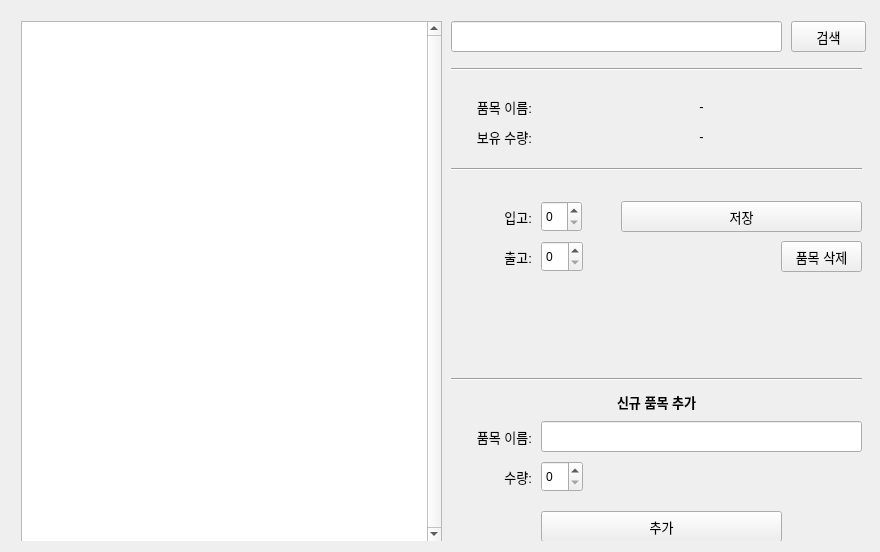
<?xml version="1.0" encoding="UTF-8"?>
<ui version="4.0">
 <class>Dialog</class>
 <widget class="QDialog" name="Dialog">
  <property name="geometry">
   <rect>
    <x>0</x>
    <y>0</y>
    <width>880</width>
    <height>552</height>
   </rect>
  </property>
  <property name="windowTitle">
   <string>Dialog</string>
  </property>
  <layout class="QGridLayout" name="gridLayout">
   <item row="0" column="0">
    <widget class="QStackedWidget" name="stackedWidget">
     <property name="currentIndex">
      <number>1</number>
     </property>
     <widget class="QWidget" name="page">
      <widget class="QPushButton" name="openFileButton">
       <property name="geometry">
        <rect>
         <x>390</x>
         <y>430</y>
         <width>75</width>
         <height>31</height>
        </rect>
       </property>
       <property name="font">
        <font>
         <pointsize>10</pointsize>
        </font>
       </property>
       <property name="text">
        <string>파일 열기</string>
       </property>
      </widget>
      <widget class="QLabel" name="label">
       <property name="geometry">
        <rect>
         <x>180</x>
         <y>490</y>
         <width>501</width>
         <height>41</height>
        </rect>
       </property>
       <property name="text">
        <string>계발 중인 Prototype 입니다. 
 소스코드: https://github.com/parks13/InventoryManagement</string>
       </property>
       <property name="alignment">
        <set>Qt::AlignCenter</set>
       </property>
      </widget>
      <widget class="QLabel" name="label_2">
       <property name="geometry">
        <rect>
         <x>130</x>
         <y>130</y>
         <width>591</width>
         <height>211</height>
        </rect>
       </property>
       <property name="text">
        <string/>
       </property>
       <property name="pixmap">
        <pixmap>Logo TexWin S,A.png</pixmap>
       </property>
       <property name="scaledContents">
        <bool>true</bool>
       </property>
       <property name="wordWrap">
        <bool>false</bool>
       </property>
       <property name="openExternalLinks">
        <bool>false</bool>
       </property>
      </widget>
     </widget>
     <widget class="QWidget" name="page_2">
      <widget class="QTableView" name="tableView">
       <property name="geometry">
        <rect>
         <x>10</x>
         <y>10</y>
         <width>421</width>
         <height>521</height>
        </rect>
       </property>
       <property name="verticalScrollBarPolicy">
        <enum>Qt::ScrollBarAlwaysOn</enum>
       </property>
       <property name="horizontalScrollBarPolicy">
        <enum>Qt::ScrollBarAlwaysOff</enum>
       </property>
       <attribute name="horizontalHeaderVisible">
        <bool>false</bool>
       </attribute>
       <attribute name="verticalHeaderVisible">
        <bool>false</bool>
       </attribute>
      </widget>
      <widget class="QLineEdit" name="searchObj">
       <property name="geometry">
        <rect>
         <x>440</x>
         <y>10</y>
         <width>331</width>
         <height>31</height>
        </rect>
       </property>
      </widget>
      <widget class="QPushButton" name="searchButton">
       <property name="geometry">
        <rect>
         <x>780</x>
         <y>10</y>
         <width>75</width>
         <height>31</height>
        </rect>
       </property>
       <property name="font">
        <font>
         <pointsize>10</pointsize>
        </font>
       </property>
       <property name="text">
        <string>검색</string>
       </property>
      </widget>
      <widget class="QLabel" name="name">
       <property name="geometry">
        <rect>
         <x>440</x>
         <y>80</y>
         <width>81</width>
         <height>31</height>
        </rect>
       </property>
       <property name="font">
        <font>
         <pointsize>10</pointsize>
        </font>
       </property>
       <property name="text">
        <string>품목 이름:</string>
       </property>
       <property name="alignment">
        <set>Qt::AlignRight|Qt::AlignTrailing|Qt::AlignVCenter</set>
       </property>
      </widget>
      <widget class="Line" name="line">
       <property name="geometry">
        <rect>
         <x>440</x>
         <y>50</y>
         <width>411</width>
         <height>16</height>
        </rect>
       </property>
       <property name="orientation">
        <enum>Qt::Horizontal</enum>
       </property>
      </widget>
      <widget class="QLabel" name="quantity">
       <property name="geometry">
        <rect>
         <x>440</x>
         <y>110</y>
         <width>81</width>
         <height>31</height>
        </rect>
       </property>
       <property name="font">
        <font>
         <pointsize>10</pointsize>
        </font>
       </property>
       <property name="text">
        <string>보유 수량:</string>
       </property>
       <property name="alignment">
        <set>Qt::AlignRight|Qt::AlignTrailing|Qt::AlignVCenter</set>
       </property>
      </widget>
      <widget class="QLabel" name="itemName">
       <property name="geometry">
        <rect>
         <x>530</x>
         <y>80</y>
         <width>321</width>
         <height>31</height>
        </rect>
       </property>
       <property name="font">
        <font>
         <pointsize>10</pointsize>
        </font>
       </property>
       <property name="text">
        <string>-</string>
       </property>
       <property name="alignment">
        <set>Qt::AlignCenter</set>
       </property>
      </widget>
      <widget class="QLabel" name="itemQuantity">
       <property name="geometry">
        <rect>
         <x>530</x>
         <y>110</y>
         <width>321</width>
         <height>31</height>
        </rect>
       </property>
       <property name="font">
        <font>
         <pointsize>10</pointsize>
        </font>
       </property>
       <property name="text">
        <string>-</string>
       </property>
       <property name="alignment">
        <set>Qt::AlignCenter</set>
       </property>
      </widget>
      <widget class="QPushButton" name="deleteItemButton">
       <property name="geometry">
        <rect>
         <x>770</x>
         <y>230</y>
         <width>81</width>
         <height>31</height>
        </rect>
       </property>
       <property name="font">
        <font>
         <pointsize>10</pointsize>
         <italic>false</italic>
         <underline>false</underline>
         <strikeout>false</strikeout>
         <kerning>false</kerning>
        </font>
       </property>
       <property name="autoFillBackground">
        <bool>false</bool>
       </property>
       <property name="text">
        <string>품목 삭제</string>
       </property>
      </widget>
      <widget class="QPushButton" name="addItemButton">
       <property name="geometry">
        <rect>
         <x>530</x>
         <y>500</y>
         <width>241</width>
         <height>31</height>
        </rect>
       </property>
       <property name="font">
        <font>
         <pointsize>10</pointsize>
        </font>
       </property>
       <property name="text">
        <string>추가</string>
       </property>
      </widget>
      <widget class="Line" name="line_3">
       <property name="geometry">
        <rect>
         <x>440</x>
         <y>360</y>
         <width>411</width>
         <height>16</height>
        </rect>
       </property>
       <property name="orientation">
        <enum>Qt::Horizontal</enum>
       </property>
      </widget>
      <widget class="QLineEdit" name="searchObj_2">
       <property name="geometry">
        <rect>
         <x>530</x>
         <y>410</y>
         <width>321</width>
         <height>31</height>
        </rect>
       </property>
      </widget>
      <widget class="QLabel" name="name_2">
       <property name="geometry">
        <rect>
         <x>440</x>
         <y>370</y>
         <width>411</width>
         <height>41</height>
        </rect>
       </property>
       <property name="font">
        <font>
         <pointsize>10</pointsize>
         <weight>75</weight>
         <bold>true</bold>
        </font>
       </property>
       <property name="text">
        <string>신규 품목 추가</string>
       </property>
       <property name="alignment">
        <set>Qt::AlignCenter</set>
       </property>
      </widget>
      <widget class="QLabel" name="name_3">
       <property name="geometry">
        <rect>
         <x>450</x>
         <y>410</y>
         <width>71</width>
         <height>31</height>
        </rect>
       </property>
       <property name="font">
        <font>
         <pointsize>10</pointsize>
        </font>
       </property>
       <property name="text">
        <string>품목 이름:</string>
       </property>
       <property name="alignment">
        <set>Qt::AlignRight|Qt::AlignTrailing|Qt::AlignVCenter</set>
       </property>
      </widget>
      <widget class="QLabel" name="name_4">
       <property name="geometry">
        <rect>
         <x>450</x>
         <y>450</y>
         <width>71</width>
         <height>31</height>
        </rect>
       </property>
       <property name="font">
        <font>
         <pointsize>10</pointsize>
        </font>
       </property>
       <property name="text">
        <string>수량:</string>
       </property>
       <property name="alignment">
        <set>Qt::AlignRight|Qt::AlignTrailing|Qt::AlignVCenter</set>
       </property>
      </widget>
      <widget class="QSpinBox" name="newItemQuantity">
       <property name="geometry">
        <rect>
         <x>530</x>
         <y>450</y>
         <width>42</width>
         <height>31</height>
        </rect>
       </property>
      </widget>
      <widget class="Line" name="line_5">
       <property name="geometry">
        <rect>
         <x>440</x>
         <y>360</y>
         <width>411</width>
         <height>16</height>
        </rect>
       </property>
       <property name="orientation">
        <enum>Qt::Horizontal</enum>
       </property>
      </widget>
      <widget class="QLabel" name="quantity_2">
       <property name="geometry">
        <rect>
         <x>440</x>
         <y>190</y>
         <width>81</width>
         <height>31</height>
        </rect>
       </property>
       <property name="font">
        <font>
         <pointsize>10</pointsize>
        </font>
       </property>
       <property name="text">
        <string>입고:</string>
       </property>
       <property name="alignment">
        <set>Qt::AlignRight|Qt::AlignTrailing|Qt::AlignVCenter</set>
       </property>
      </widget>
      <widget class="QLabel" name="quantity_3">
       <property name="geometry">
        <rect>
         <x>440</x>
         <y>230</y>
         <width>81</width>
         <height>31</height>
        </rect>
       </property>
       <property name="font">
        <font>
         <pointsize>10</pointsize>
        </font>
       </property>
       <property name="text">
        <string>출고:</string>
       </property>
       <property name="alignment">
        <set>Qt::AlignRight|Qt::AlignTrailing|Qt::AlignVCenter</set>
       </property>
      </widget>
      <widget class="QSpinBox" name="incomingQuantity">
       <property name="geometry">
        <rect>
         <x>530</x>
         <y>190</y>
         <width>41</width>
         <height>31</height>
        </rect>
       </property>
      </widget>
      <widget class="QSpinBox" name="outgoingQuantity">
       <property name="geometry">
        <rect>
         <x>530</x>
         <y>230</y>
         <width>42</width>
         <height>31</height>
        </rect>
       </property>
      </widget>
      <widget class="QPushButton" name="setNewQuantityButton">
       <property name="geometry">
        <rect>
         <x>610</x>
         <y>190</y>
         <width>241</width>
         <height>31</height>
        </rect>
       </property>
       <property name="font">
        <font>
         <pointsize>10</pointsize>
        </font>
       </property>
       <property name="text">
        <string>저장</string>
       </property>
      </widget>
      <widget class="Line" name="line_6">
       <property name="geometry">
        <rect>
         <x>440</x>
         <y>150</y>
         <width>411</width>
         <height>16</height>
        </rect>
       </property>
       <property name="orientation">
        <enum>Qt::Horizontal</enum>
       </property>
      </widget>
     </widget>
    </widget>
   </item>
  </layout>
 </widget>
 <resources/>
 <connections/>
</ui>
